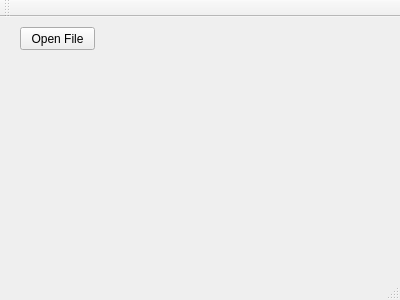
<?xml version="1.0" encoding="UTF-8"?>
<ui version="4.0">
 <class>MainWindow</class>
 <widget class="QMainWindow" name="MainWindow">
  <property name="geometry">
   <rect>
    <x>0</x>
    <y>0</y>
    <width>400</width>
    <height>300</height>
   </rect>
  </property>
  <property name="windowTitle">
   <string>MainWindow</string>
  </property>
  <widget class="QWidget" name="centralWidget">
   <widget class="QPushButton" name="pushButtonOpenFile">
    <property name="geometry">
     <rect>
      <x>20</x>
      <y>10</y>
      <width>75</width>
      <height>23</height>
     </rect>
    </property>
    <property name="text">
     <string>Open File</string>
    </property>
   </widget>
  </widget>
  <widget class="QMenuBar" name="menuBar">
   <property name="geometry">
    <rect>
     <x>0</x>
     <y>0</y>
     <width>400</width>
     <height>21</height>
    </rect>
   </property>
  </widget>
  <widget class="QToolBar" name="mainToolBar">
   <attribute name="toolBarArea">
    <enum>TopToolBarArea</enum>
   </attribute>
   <attribute name="toolBarBreak">
    <bool>false</bool>
   </attribute>
  </widget>
  <widget class="QStatusBar" name="statusBar"/>
 </widget>
 <layoutdefault spacing="6" margin="11"/>
 <resources/>
 <connections/>
</ui>
